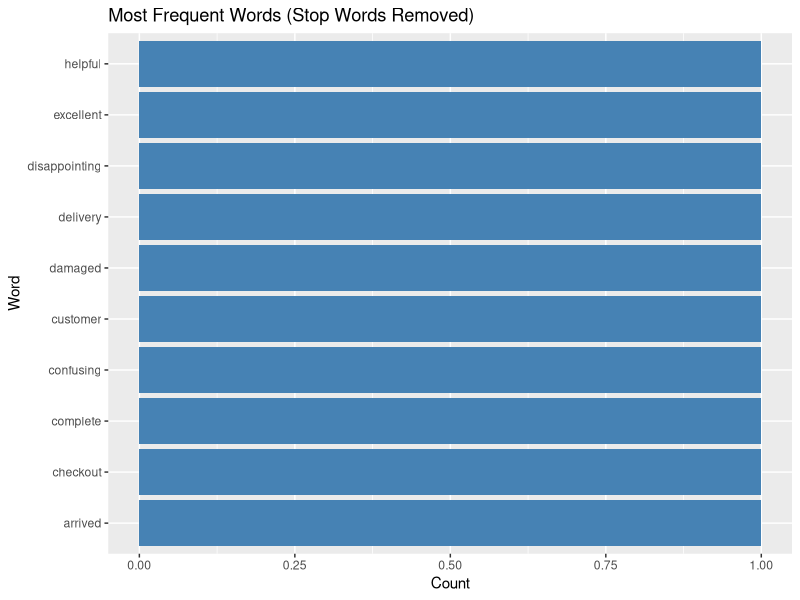

Source code (R):
# This chapter uses tidytext,
# the other major R approach to text - it represents text as "one word per
# row" instead of a document-term matrix, which plugs directly into the
# dplyr/ggplot2 tools already used elsewhere in this course.

# install.packages("tidytext")
# install.packages("dplyr")
# install.packages("ggplot2")
library(tidytext)
library(dplyr)
library(ggplot2)

reviews_df <- data.frame(
  doc_id = 1:4,
  text = c(
    "The customer service was excellent and the staff were very helpful.",
    "Delivery was late and the product arrived damaged, very disappointing.",
    "Great value for the price, I would definitely recommend this store.",
    "The website was confusing and checkout took far too long to complete."
  ),
  stringsAsFactors = FALSE
)

# unnest_tokens() splits each row of text into one row per word - the
# tidytext equivalent of building a document-term matrix
tidy_words <- reviews_df %>%
  unnest_tokens(word, text)

# anti_join() against the built-in stop_words lexicon removes common
# words (the, and, was, were...) the same way tm's stopwords() does
tidy_words_clean <- tidy_words %>%
  anti_join(stop_words, by = "word")

# count() tallies word frequency across the whole corpus
word_counts <- tidy_words_clean %>%
  count(word, sort = TRUE)

print(head(word_counts, 10))

# --- chart: bar chart of the most frequent words after cleaning ---
top_words <- head(word_counts, 10)
ggplot(top_words, aes(x = reorder(word, n), y = n)) +
  geom_col(fill = "steelblue") +
  coord_flip() +
  labs(title = "Most Frequent Words (Stop Words Removed)", x = "Word", y = "Count")
